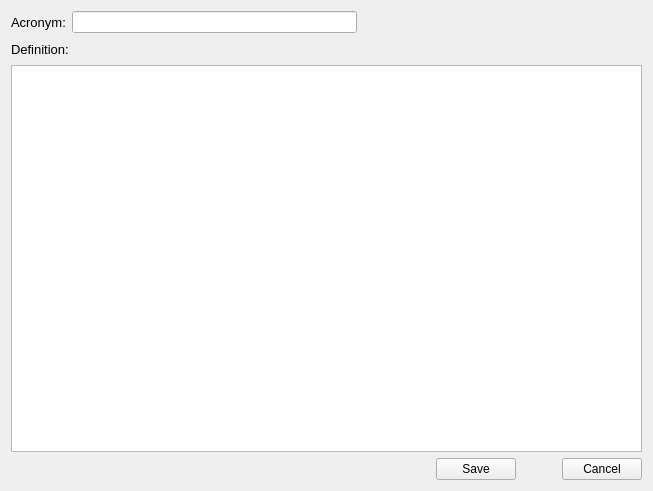
<?xml version="1.0" encoding="UTF-8"?>
<ui version="4.0">
 <class>AbbreviationFunctionAdd</class>
 <widget class="QWidget" name="AbbreviationFunctionAdd">
  <property name="geometry">
   <rect>
    <x>0</x>
    <y>0</y>
    <width>653</width>
    <height>491</height>
   </rect>
  </property>
  <property name="windowTitle">
   <string>Form</string>
  </property>
  <layout class="QVBoxLayout" name="verticalLayout">
   <item>
    <layout class="QHBoxLayout" name="horizontalLayout_3">
     <item>
      <widget class="QLabel" name="label">
       <property name="font">
        <font>
         <pointsize>10</pointsize>
        </font>
       </property>
       <property name="text">
        <string>Acronym:</string>
       </property>
      </widget>
     </item>
     <item>
      <widget class="DSGUI::DSLineEdit" name="m_pLineEditAcronym"/>
     </item>
     <item>
      <spacer name="horizontalSpacer">
       <property name="orientation">
        <enum>Qt::Horizontal</enum>
       </property>
       <property name="sizeHint" stdset="0">
        <size>
         <width>40</width>
         <height>20</height>
        </size>
       </property>
      </spacer>
     </item>
    </layout>
   </item>
   <item>
    <layout class="QHBoxLayout" name="horizontalLayout_2">
     <item>
      <widget class="QLabel" name="label_2">
       <property name="font">
        <font>
         <pointsize>10</pointsize>
        </font>
       </property>
       <property name="text">
        <string>Definition:</string>
       </property>
      </widget>
     </item>
     <item>
      <spacer name="horizontalSpacer_2">
       <property name="orientation">
        <enum>Qt::Horizontal</enum>
       </property>
       <property name="sizeHint" stdset="0">
        <size>
         <width>40</width>
         <height>20</height>
        </size>
       </property>
      </spacer>
     </item>
    </layout>
   </item>
   <item>
    <widget class="QTextEdit" name="m_pTextEditDefinition"/>
   </item>
   <item>
    <layout class="QHBoxLayout" name="horizontalLayout">
     <item>
      <spacer name="horizontalSpacer_3">
       <property name="orientation">
        <enum>Qt::Horizontal</enum>
       </property>
       <property name="sizeHint" stdset="0">
        <size>
         <width>40</width>
         <height>20</height>
        </size>
       </property>
      </spacer>
     </item>
     <item>
      <widget class="DSGUI::DSPushButton" name="m_btnSave">
       <property name="text">
        <string>Save</string>
       </property>
      </widget>
     </item>
     <item>
      <spacer name="horizontalSpacer_4">
       <property name="orientation">
        <enum>Qt::Horizontal</enum>
       </property>
       <property name="sizeType">
        <enum>QSizePolicy::Fixed</enum>
       </property>
       <property name="sizeHint" stdset="0">
        <size>
         <width>40</width>
         <height>20</height>
        </size>
       </property>
      </spacer>
     </item>
     <item>
      <widget class="DSGUI::DSPushButton" name="m_btnCancel">
       <property name="text">
        <string>Cancel</string>
       </property>
      </widget>
     </item>
    </layout>
   </item>
  </layout>
 </widget>
 <customwidgets>
  <customwidget>
   <class>DSGUI::DSLineEdit</class>
   <extends>QLineEdit</extends>
   <header location="global">LineEdit/LineEdit.h</header>
  </customwidget>
  <customwidget>
   <class>DSGUI::DSPushButton</class>
   <extends>QPushButton</extends>
   <header>PushButton/PushButton.h</header>
  </customwidget>
 </customwidgets>
 <resources/>
 <connections/>
</ui>
